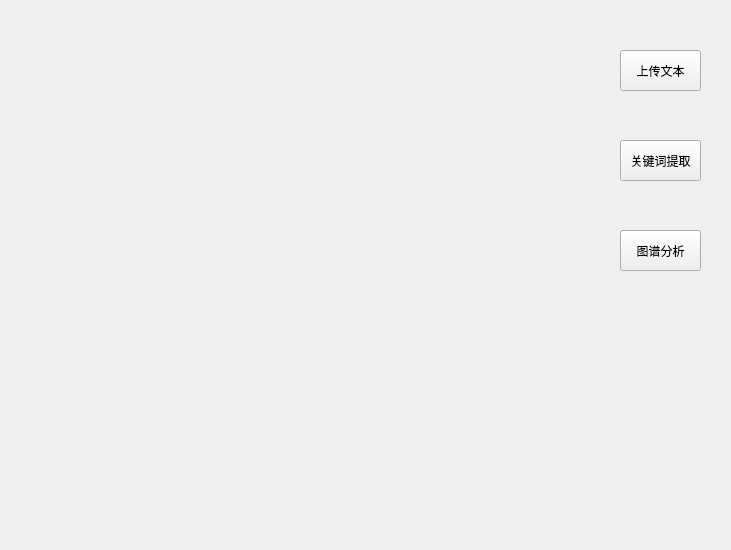
<?xml version="1.0" encoding="UTF-8"?>
<ui version="4.0">
 <class>Form</class>
 <widget class="QWidget" name="Form">
  <property name="geometry">
   <rect>
    <x>0</x>
    <y>0</y>
    <width>731</width>
    <height>550</height>
   </rect>
  </property>
  <property name="windowTitle">
   <string>Form</string>
  </property>
  <widget class="QLabel" name="Label_Show">
   <property name="geometry">
    <rect>
     <x>20</x>
     <y>20</y>
     <width>571</width>
     <height>511</height>
    </rect>
   </property>
   <property name="text">
    <string/>
   </property>
   <property name="textFormat">
    <enum>Qt::AutoText</enum>
   </property>
   <property name="pixmap">
    <pixmap>back.png</pixmap>
   </property>
   <property name="wordWrap">
    <bool>false</bool>
   </property>
  </widget>
  <widget class="QPushButton" name="Upload">
   <property name="geometry">
    <rect>
     <x>620</x>
     <y>50</y>
     <width>81</width>
     <height>41</height>
    </rect>
   </property>
   <property name="text">
    <string>上传文本</string>
   </property>
  </widget>
  <widget class="QPushButton" name="Photo">
   <property name="geometry">
    <rect>
     <x>620</x>
     <y>140</y>
     <width>81</width>
     <height>41</height>
    </rect>
   </property>
   <property name="text">
    <string>关键词提取</string>
   </property>
  </widget>
  <widget class="QPushButton" name="Table">
   <property name="geometry">
    <rect>
     <x>620</x>
     <y>230</y>
     <width>81</width>
     <height>41</height>
    </rect>
   </property>
   <property name="text">
    <string>图谱分析</string>
   </property>
  </widget>
 </widget>
 <resources/>
 <connections/>
</ui>
